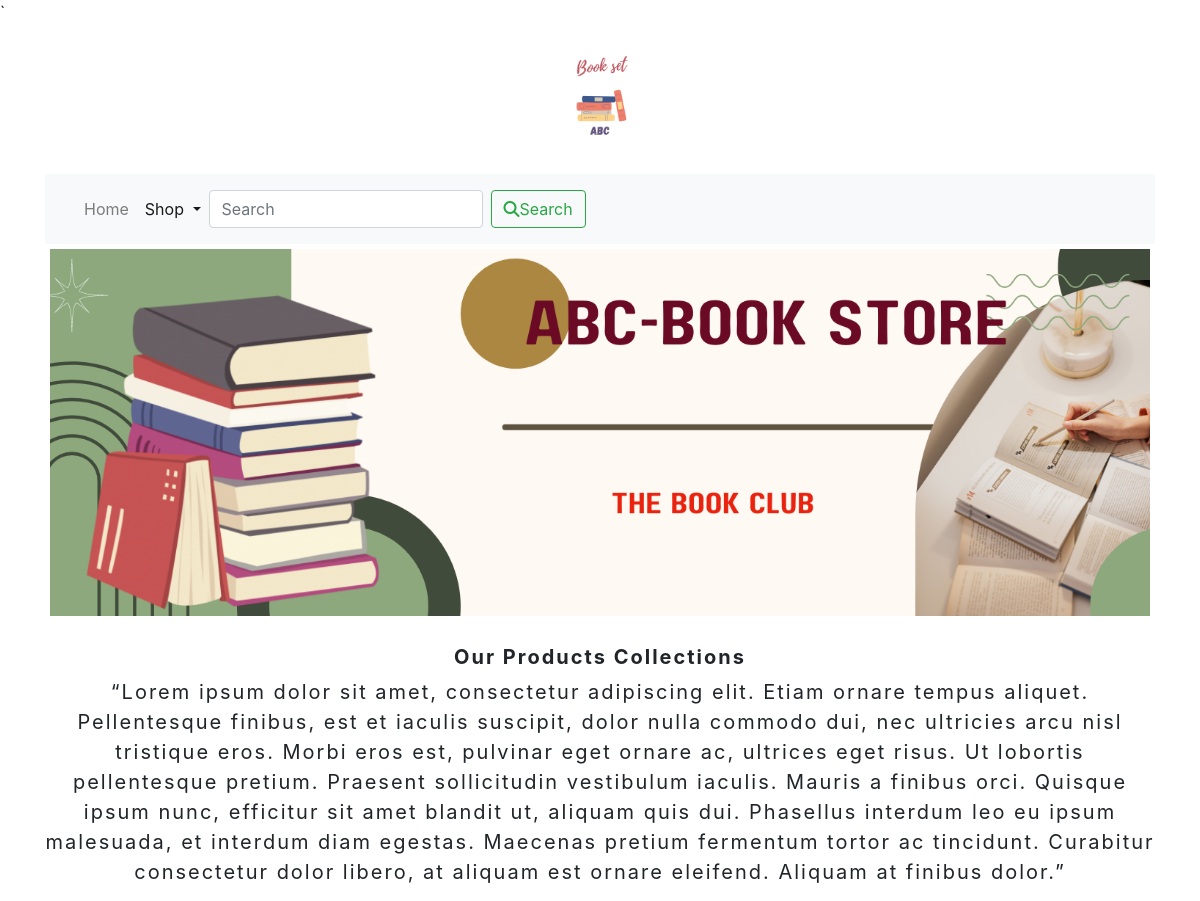
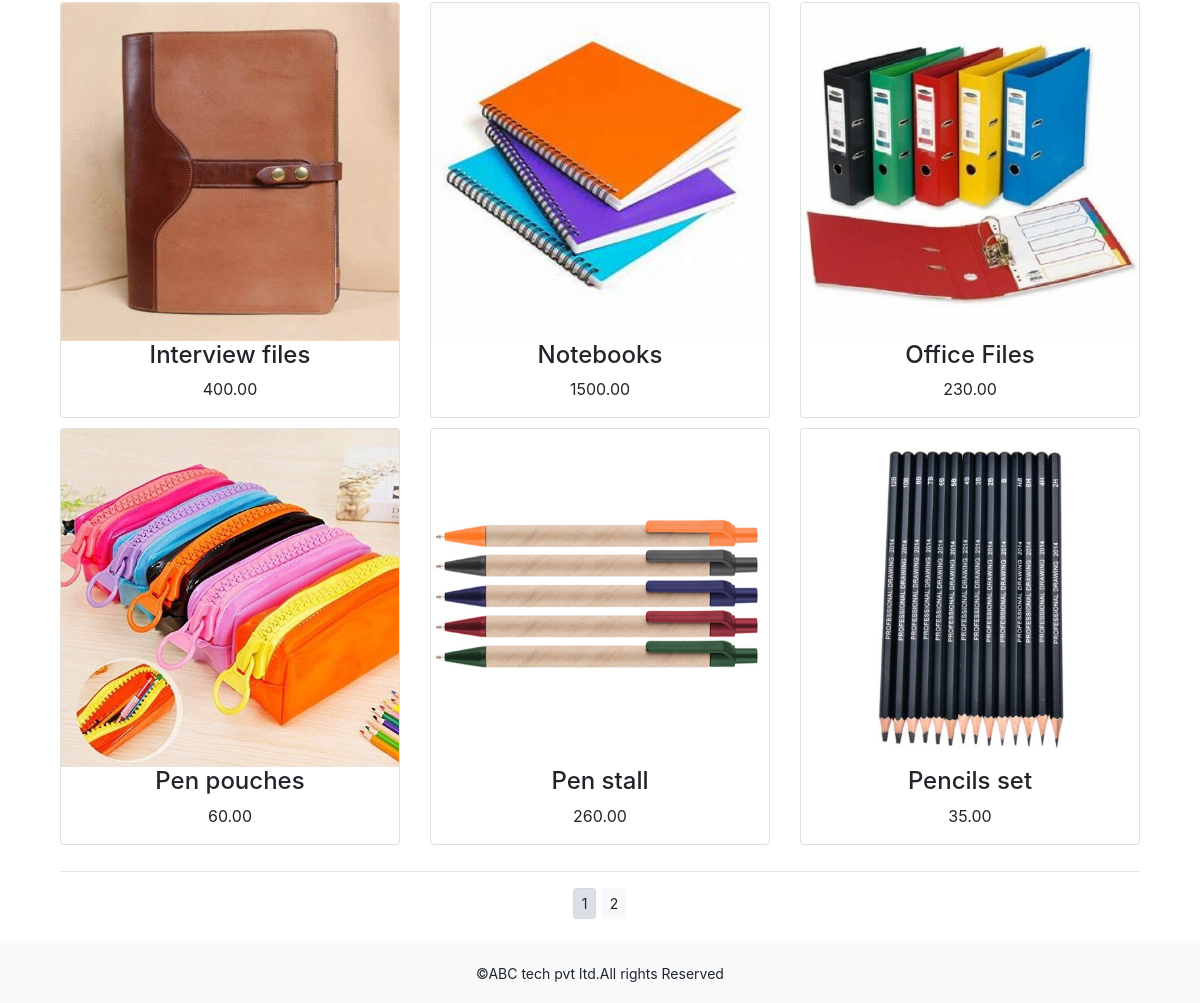
The app's page /shop/ with its own data (2 pictures, top to bottom).
### shop/models.py (models this page shows, shortened)
class Product(models.Model):
    name = models.CharField(max_length=250, unique=True)
    slug = models.SlugField(max_length=250, unique=True)
    description = models.TextField(blank=True)
    image = models.ImageField(upload_to='product')
    price=models.DecimalField(max_digits=10,decimal_places=2)
    stock=models.IntegerField()
    available=models.BooleanField(default=True)
    category=models.ForeignKey(Category,on_delete=models.CASCADE)
    created=models.DateTimeField(auto_now_add=True)
    updated=models.DateTimeField(auto_now=True)
    def get_url(self):
        return reverse('shop:prodCatdetail',args=[self.category.slug,self.slug])
    class Meta:
        ordering=('name',)
        verbose_name='product'
        verbose_name_plural='products'

### shop/views.py (the view)
# urls.py: path('',views.allProdCat,name='allProdCat'),
def allProdCat(request,c_slug=None):
    c_page=None
    products_list=None
    if c_slug!=None:
        c_page=get_object_or_404(Category,slug=c_slug)
        products_list=Product.objects.all().filter(category=c_page,available=True)
    else:
        products_list=Product.objects.all().filter(available=True)
    paginator=Paginator(products_list,6)
    try:
        page=int(request.GET.get('page','1'))
    except:
        page=1
    try:
        products=paginator.page(page)
    except (EmptyPage,InvalidPage):
        products=paginator.page(paginator.num_pages)
    return render(request,"category.html",{'category':c_page,'products':products})

### cart/context_processors.py (called while the page is built)
def counter(request):
    item_count=0
    if 'admin' in request.path:
        return {}
    else:
        try:
            cart=Cart.objects.filter(cart_id=_cart_id(request))
            cart_items=CartItem.objects.all().filter(cart=cart[:1])
            for cart_item in cart_items:
                item_count += cart_item.quantity
        except Cart.DoesNotExist:
            item_count =0
    return dict(item_count=item_count)

### cart/views.py (called while the page is built)
def _cart_id(request):
    cart=request.session.session_key
    if not cart:
        cart=request.session.create()
    return cart

### shop/context_processors.py (called while the page is built)
def menu_links(request):
    links=Category.objects.all()
    return dict(links=links)

### shop/models.py (called while the page is built)
    def get_url(self):
        return reverse('shop:product_by_category',args=[self.slug])

### template/category.html (shortened to what this page needs)
`{% extends 'base.html' %}
{% load static %}
{% block content %}
<div class="mx-auto">
    {% if category %}
    <img class="my_image" src="{{category.image.url}}" alt="{{category.name}}">
</div>
    <br>
<div>
    <h1 class="text-center my_title">{{category.name}}</h1>
    <p class="text-justify">{{category.description}}</p>
</div>
    {% else %}
<div>
    <center><img class="my_image my_image_padding" src="{% static 'img/banner1.png' %}" alt="our products"></center>
</div>
     <br>
<div>
    <h1 class="text-center my_title"><b>Our Products Collections</b></h1>
    <P class=" text-center my_title"> “Lorem ipsum dolor sit amet, consectetur adipiscing elit. Etiam ornare tempus aliquet. Pellentesque finibus, est et iaculis suscipit, dolor nulla commodo dui, nec ultricies arcu nisl tristique eros. Morbi eros est, pulvinar eget ornare ac, ultrices eget risus. Ut lobortis pellentesque pretium. Praesent sollicitudin vestibulum iaculis. Mauris a finibus orci. Quisque ipsum nunc, efficitur sit amet blandit ut, aliquam quis dui. Phasellus interdum leo eu ipsum malesuada, et interdum diam egestas. Maecenas pretium fermentum tortor ac tincidunt. Curabitur consectetur dolor libero, at aliquam est ornare eleifend. Aliquam at finibus dolor.”</P>
</div>
    {% endif %}
<div class="container">
    <div class="row mx_auto">
        {% for product in products.object_list %}
        <div class="my_bottom_margin col-9 col-sm-12 col-md-4 col-lg-4">
            <div class="card text-center" style="min-width:18rem;">
                <a href="{{product.get_url}}"><img class="card-img-top my_image" src="{{product.image.url}}" alt="{{product.name}}"></a
                <div class="card-body">
                    <h4>{{product.name}}</h4>
                    <p>{{product.price}}</p>
                </div>
        </div>
        {% endfor %}
    </div>
        <div class="mx-auto">
            {% if products.paginator.num_pages > 1 %}
            <hr>
            <div class="text-center">
                {% for pg in products.paginator.page_range %}
                 <a href="?page={{pg}}" class="btn btn-light btn-sm {% if products.number == pg %} active {% endif %}">{{pg}}</a>
                {% endfor %}
            </div>
            {% endif %}
        </div>
        <br>
</div>
    </div>
{% endblock %}

### template/base.html (shortened to what this page needs)
{% load static %}
<!DOCTYPE html>
<html lang="en">
<head>
    <link rel="stylesheet" href="{% static 'css/custom.css' %}">
    <link rel="stylesheet" href="{% static 'css/bootstrap.min.css' %}">
</head>
<body>
<div class="container">
    {% include 'header.html' %}
    {% include 'navbar.html' %}
    {% block content %}
    {% endblock %}
</div>
    {% include 'footer.html' %}
</body>
</html>

### template/header.html
{% load static %}
<head>
    <center>
        <a href="{% url 'shop:allProdCat' %}"><img src="{% static 'img/logo.png' %}" alt="logimage" width="=150px;" height="150px;">
    </center>
</head>

### template/navbar.html (shortened to what this page needs)
<nav class="navbar navbar-expand-lg navbar-light bg-light">
  <div class="container-fluid">
  <div class="collapse navbar-collapse" id="navbarSupportedContent">
    <ul class="navbar-nav me-auto mb-2 mb-lg-0">
      <li class="nav-item">
        <a class="nav-link" href="#">Home</a>
      </li>
      <li class="nav-item dropdown {% if 'shop' in request.path %} active {% endif %}">
        <a class="nav-link dropdown-toggle" href="#" id="navbarDropdown" role="button" data-toggle="dropdown" aria-haspopup="true" aria-expanded="false">
          Shop
        </a>
      </li>
    </ul>
     <form class="form-inline my-2 lg-0" action="{% url 'search_app:SearchResult' %}" method="get">
      <input class="form-control mr-sm-2" type="search" placeholder="Search" name="q" aria-label="Search">
      <button class="btn btn-outline-success my-2 my-sm-0" type="submit"><i class="fa-solid fa-magnifying-glass"></i>Search</button>
    </form>
  </div>
  </div>
</nav>

### template/footer.html
<div class="footer navbar-fixed-bottom my_footer">
    <p class="text-center">&copy;ABC tech pvt ltd.All rights Reserved</p>
</div>

### static/css/custom.css (style rules this page uses)
body { font-family: 'Barlow', sans-serif; font-family: 'Bitter', serif; font-family: 'Roboto', sans-serif; }
.my_footer { background-color:#f8f9fa; height:60px; }
.my_footer p { padding-top:20px; font-size:14px; }
.my_image { width:100%; height:auto; }
.my_title { font-size:20px; text_transform:uppercase; letter-spacing : .1em; }
.my_image_padding { padding:5px; }
.my_bottom_margin { margin-bottom:10px; }

### records on screen
Product: image (picture), name "Interview files", price "400.00"
Product: image (picture), name "Notebooks", price "1500.00"
Product: image (picture), name "Office Files", price "230.00"
Product: image (picture), name "Pen pouches", price "60.00"
Product: image (picture), name "Pen stall", price "260.00"
Product: image (picture), name "Pencils set", price "35.00"

### other values on screen
{{ pg }} "1" "2"
